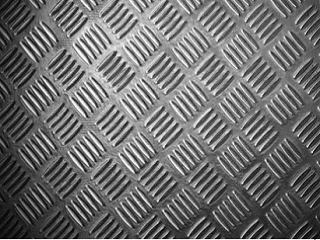
#> input picture Pattern Recogniton Problems/Classification 02/original_pic.PNG, 320 x 240 px, found by its file name
$ python code_2.py   (older library calls are emulated)
#> lines starting #> are read from the running program, lines starting #| are printed output that depends on the picture

# coding: utf-8

# In[1]:


import cv2
import numpy as np
import matplotlib.pyplot as plt
from skimage.feature import greycomatrix, greycoprops
from skimage import data
get_ipython().run_line_magic('matplotlib', 'inline')
import matplotlib.image as mpimg


# In[27]:


original_pic = cv2.imread('original_pic.png', 0)
#> original_pic is the input picture: shape (240, 320); min 0, max 255, mean 110.1
picture_1 = cv2.imread('picture_1.png',0)
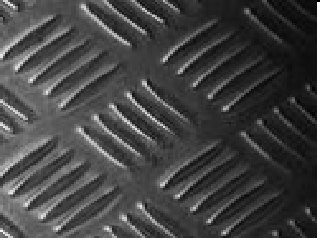
#> input picture Pattern Recogniton Problems/Classification 02/picture_1.PNG, 320 x 240 px, found by its file name
#> picture_1 is the input picture: shape (240, 320); min 0, max 255, mean 69.4
picture_2 = cv2.imread('picture_2.png', 0)
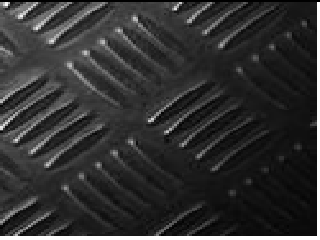
#> input picture Pattern Recogniton Problems/Classification 02/picture_2.PNG, 320 x 240 px, found by its file name
#> picture_2 is the input picture: shape (240, 320); min 0, max 255, mean 49


# In[28]:


original_pic


# In[29]:


original_pic.shape


# In[54]:


plt.imshow(original_pic)


# In[51]:


result = greycomatrix(original_pic, [1], [0, np.pi/4, np.pi/2, 3*np.pi/4],
                       levels=256)


# In[31]:


contrast_original_pic = greycoprops(result, 'contrast')
#> contrast_original_pic = [[1312.8, 1712.9, 1212.1, 1986.2]]
dissimilarity_original_pic = greycoprops(result, 'dissimilarity')
#> dissimilarity_original_pic = [[26.09, 26.76, 24.51, 27.94]]
homogeneity_original_pic = greycoprops(result, 'homogeneity')
#> homogeneity_original_pic = [[0.0581, 0.0636, 0.0564, 0.0721]]
ASM_original_pic = greycoprops(result, 'ASM')
#> ASM_original_pic = [[6.82e-05, 7.23e-05, 7.1e-05, 8.08e-05]]
energy_original_pic = greycoprops(result, 'energy')
#> energy_original_pic = [[0.00826, 0.0085, 0.00842, 0.00899]]


# In[32]:


plt.figure(figsize=(14,8))

plt.subplot(141),plt.imshow(original_pic)
plt.title('original_pic')

plt.subplot(142),plt.imshow(contrast_original_pic)
plt.title('contrast_original_pic')

plt.subplot(143),plt.imshow(dissimilarity_original_pic)
plt.title('dissimilarity_original_pic')

plt.subplot(144),plt.imshow(homogeneity_original_pic)
plt.title('homogenity_original_pic')

plt.figure(figsize=(12,8))

plt.subplot(121),plt.imshow(ASM_original_pic)
plt.title('ASM_original_Pic')

plt.subplot(122),plt.imshow(energy_original_pic)
plt.title('energy_original_pic')


# In[33]:


result1 = greycomatrix(picture_1, [1], [0, np.pi/4, np.pi/2, 3*np.pi/4],
                       levels=256)


# In[40]:


picture_1.shape


# In[55]:


plt.imshow(picture_1)


# In[34]:


contrast_picture_1 = greycoprops(result1, 'contrast')
#> contrast_picture_1 = [[384.5, 703.4, 388.1, 703]]
dissimilarity_picture_1 = greycoprops(result1, 'dissimilarity')
#> dissimilarity_picture_1 = [[6.09, 11.14, 7.37, 10.73]]
homogeneity_picture_1 = greycoprops(result1, 'homogeneity')
#> homogeneity_picture_1 = [[0.664, 0.397, 0.568, 0.402]]
ASM_picture_1 = greycoprops(result1, 'ASM')
#> ASM_picture_1 = [[0.0037, 0.00124, 0.00264, 0.00126]]
energy_picture_1 = greycoprops(result1, 'energy')
#> energy_picture_1 = [[0.0609, 0.0352, 0.0513, 0.0355]]


# In[35]:


plt.figure(figsize=(14,8))

plt.subplot(141),plt.imshow(picture_1)
plt.title('sample image 1')

plt.subplot(142),plt.imshow(contrast_picture_1)
plt.title('contrast_picture_1')

plt.subplot(143),plt.imshow(dissimilarity_picture_1)
plt.title('dissimilarity_picture_1')

plt.subplot(144),plt.imshow(homogeneity_picture_1)
plt.title('homogenity_picture_1')

plt.figure(figsize=(12,8))

plt.subplot(121),plt.imshow(ASM_picture_1)
plt.title('ASM_picture_1')

plt.subplot(122),plt.imshow(energy_picture_1)
plt.title('energy_picture_1')


# In[36]:


result2 = greycomatrix(picture_2, [1], [0, np.pi/4, np.pi/2, 3*np.pi/4],
                       levels=256)


# In[39]:


picture_2.shape


# In[56]:


plt.imshow(picture_2)


# In[37]:


contrast_picture_2 = greycoprops(result2, 'contrast')
#> contrast_picture_2 = [[303.8, 710.1, 405, 613.5]]
dissimilarity_picture_2 = greycoprops(result2, 'dissimilarity')
#> dissimilarity_picture_2 = [[4.55, 9.45, 6.24, 8.37]]
homogeneity_picture_2 = greycoprops(result2, 'homogeneity')
#> homogeneity_picture_2 = [[0.697, 0.439, 0.589, 0.44]]
ASM_picture_2 = greycoprops(result2, 'ASM')
#> ASM_picture_2 = [[0.00618, 0.00238, 0.00435, 0.00238]]
energy_picture_2 = greycoprops(result2, 'energy')
#> energy_picture_2 = [[0.0786, 0.0488, 0.066, 0.0488]]


# In[38]:


plt.figure(figsize=(14,8))

plt.subplot(141),plt.imshow(picture_2)
plt.title('sample image 2')

plt.subplot(142),plt.imshow(contrast_picture_2)
plt.title('contrast_picture_2')

plt.subplot(143),plt.imshow(dissimilarity_picture_2)
plt.title('dissimilarity_picture_2')

plt.subplot(144),plt.imshow(homogeneity_picture_2)
plt.title('homogenity_picture_2')

plt.figure(figsize=(12,8))

plt.subplot(121),plt.imshow(ASM_picture_2)
plt.title('ASM_picture_2')

plt.subplot(122),plt.imshow(energy_picture_2)
plt.title('energy_picture_2')

plt.show()
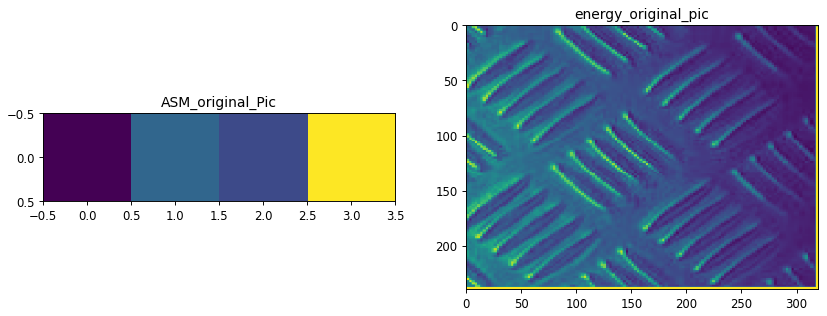
#> figure drawn by matplotlib, 2 panels
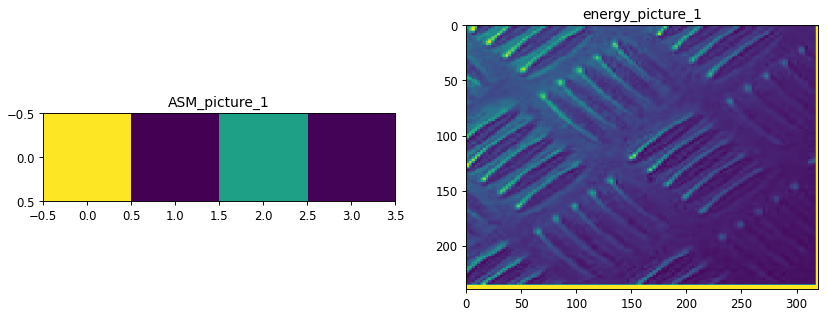
#> figure drawn by matplotlib, 2 panels
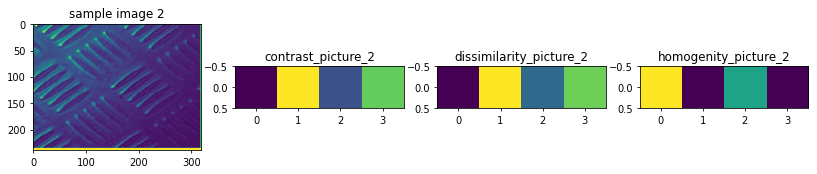
#> figure drawn by matplotlib, 4 panels
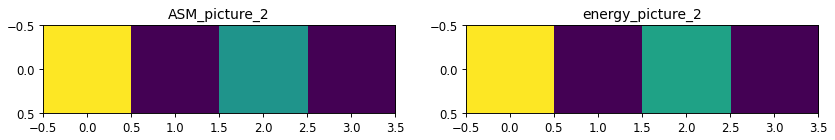
#> figure drawn by matplotlib, 2 panels


# In[47]:


plt.figure(figsize=(15,8))

plt.subplot(131),plt.scatter(contrast_original_pic, dissimilarity_original_pic)
plt.title('contrast_original vs dissimilarity_original')

plt.subplot(132),plt.scatter(contrast_picture_1, dissimilarity_picture_1)
plt.title('contrast_picture_1 vs dissimilarity_picture_1')

plt.subplot(133),plt.scatter(contrast_picture_2, dissimilarity_picture_2)
plt.title('contrast_picture_2 vs dissimilarity_picture_2')

plt.show()
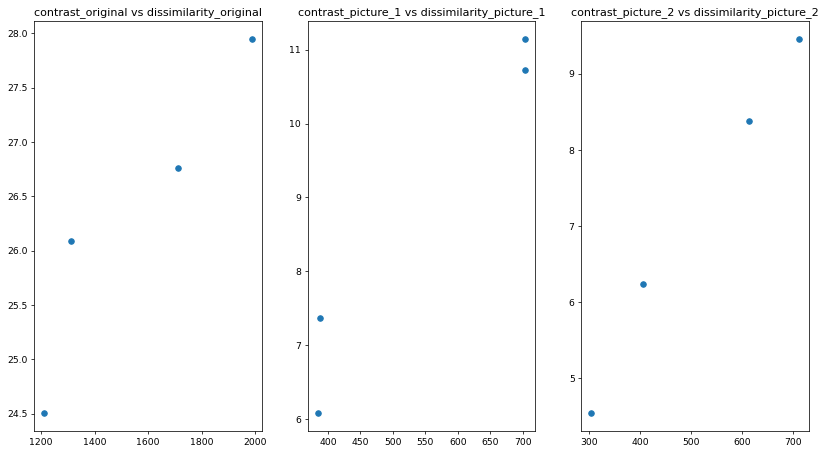
#> figure drawn by matplotlib, 3 panels
